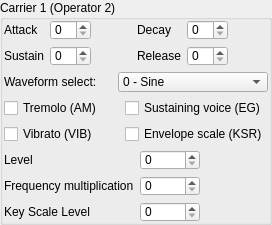
              <widget class="QGroupBox" name="carrier1">
               <property name="sizePolicy">
                <sizepolicy hsizetype="Preferred" vsizetype="Maximum">
                 <horstretch>0</horstretch>
                 <verstretch>0</verstretch>
                </sizepolicy>
               </property>
               <property name="title">
                <string>Carrier 1 (Operator 2)</string>
               </property>
               <layout class="QVBoxLayout" name="verticalLayout">
                <property name="leftMargin">
                 <number>1</number>
                </property>
                <property name="topMargin">
                 <number>0</number>
                </property>
                <property name="rightMargin">
                 <number>1</number>
                </property>
                <property name="bottomMargin">
                 <number>0</number>
                </property>
                <item>
                 <layout class="QGridLayout" name="gridLayout">
                  <item row="0" column="0">
                   <widget class="QLabel" name="label">
                    <property name="toolTip">
                     <string>&lt;html&gt;&lt;head/&gt;&lt;body&gt;&lt;p&gt;&lt;span style=&quot; font-weight:600;&quot;&gt;Attack Rate.&lt;/span&gt;&lt;/p&gt;&lt;p&gt;Determines the rising time for the sound. The higher the value, the faster the attack.&lt;/p&gt;&lt;p&gt;Range from 0 to 15.&lt;/p&gt;&lt;/body&gt;&lt;/html&gt;</string>
                    </property>
                    <property name="text">
                     <string>Attack</string>
                    </property>
                   </widget>
                  </item>
                  <item row="0" column="1">
                   <widget class="QSpinBox" name="op2_attack">
                    <property name="maximumSize">
                     <size>
                      <width>60</width>
                      <height>20</height>
                     </size>
                    </property>
                    <property name="toolTip">
                     <string>&lt;html&gt;&lt;head/&gt;&lt;body&gt;&lt;p&gt;&lt;span style=&quot; font-weight:600;&quot;&gt;Attack Rate.&lt;/span&gt;&lt;/p&gt;&lt;p&gt;Determines the rising time for the sound. The higher the value, the faster the attack.&lt;/p&gt;&lt;p&gt;Range from 0 to 15.&lt;/p&gt;&lt;/body&gt;&lt;/html&gt;</string>
                    </property>
                    <property name="maximum">
                     <number>15</number>
                    </property>
                   </widget>
                  </item>
                  <item row="0" column="3">
                   <widget class="QLabel" name="label_2">
                    <property name="toolTip">
                     <string>&lt;html&gt;&lt;head/&gt;&lt;body&gt;&lt;p&gt;&lt;span style=&quot; font-weight:600;&quot;&gt;Decay Rate.&lt;/span&gt;&lt;/p&gt;&lt;p&gt;Determines the diminishing time for the sound. The higher the value, the shorter the decay.&lt;/p&gt;&lt;p&gt;Range from 0 to 15.&lt;/p&gt;&lt;/body&gt;&lt;/html&gt;</string>
                    </property>
                    <property name="text">
                     <string>Decay</string>
                    </property>
                   </widget>
                  </item>
                  <item row="0" column="4">
                   <widget class="QSpinBox" name="op2_decay">
                    <property name="maximumSize">
                     <size>
                      <width>60</width>
                      <height>20</height>
                     </size>
                    </property>
                    <property name="toolTip">
                     <string>&lt;html&gt;&lt;head/&gt;&lt;body&gt;&lt;p&gt;&lt;span style=&quot; font-weight:600;&quot;&gt;Decay Rate.&lt;/span&gt;&lt;/p&gt;&lt;p&gt;Determines the diminishing time for the sound. The higher the value, the shorter the decay.&lt;/p&gt;&lt;p&gt;Range from 0 to 15.&lt;/p&gt;&lt;/body&gt;&lt;/html&gt;</string>
                    </property>
                    <property name="maximum">
                     <number>15</number>
                    </property>
                   </widget>
                  </item>
                  <item row="1" column="0">
                   <widget class="QLabel" name="label_3">
                    <property name="toolTip">
                     <string>&lt;html&gt;&lt;head/&gt;&lt;body&gt;&lt;p&gt;&lt;span style=&quot; font-weight:600;&quot;&gt;Sustain Level.&lt;/span&gt;&lt;/p&gt;&lt;p&gt;Determines the point at which the sound ceases to decay and changes to a sound having a constant level. The sustain level is expressed as a fraction of the maximum level. 0 is the softest and 15 is the loudest sustain level. Note that has Sustain flag must be set for this to have an effect.&lt;/p&gt;&lt;/body&gt;&lt;/html&gt;</string>
                    </property>
                    <property name="text">
                     <string>Sustain</string>
                    </property>
                   </widget>
                  </item>
                  <item row="1" column="1">
                   <widget class="QSpinBox" name="op2_sustain">
                    <property name="maximumSize">
                     <size>
                      <width>60</width>
                      <height>20</height>
                     </size>
                    </property>
                    <property name="toolTip">
                     <string>&lt;html&gt;&lt;head/&gt;&lt;body&gt;&lt;p&gt;&lt;span style=&quot; font-weight:600;&quot;&gt;Sustain Level.&lt;/span&gt;&lt;/p&gt;&lt;p&gt;Determines the point at which the sound ceases to decay and changes to a sound having a constant level. The sustain level is expressed as a fraction of the maximum level. 0 is the softest and 15 is the loudest sustain level. Note that has Sustain flag must be set for this to have an effect.&lt;/p&gt;&lt;/body&gt;&lt;/html&gt;</string>
                    </property>
                    <property name="maximum">
                     <number>15</number>
                    </property>
                   </widget>
                  </item>
                  <item row="1" column="3">
                   <widget class="QLabel" name="label_4">
                    <property name="toolTip">
                     <string>&lt;html&gt;&lt;head/&gt;&lt;body&gt;&lt;p&gt;&lt;span style=&quot; font-weight:600;&quot;&gt;Release Rate.&lt;/span&gt;&lt;/p&gt;&lt;p&gt;Determines the rate at which the sound disappears after KEY-OFF. The higher the value, the shorter the release.&lt;/p&gt;&lt;/body&gt;&lt;/html&gt;</string>
                    </property>
                    <property name="text">
                     <string>Release</string>
                    </property>
                   </widget>
                  </item>
                  <item row="1" column="4">
                   <widget class="QSpinBox" name="op2_release">
                    <property name="maximumSize">
                     <size>
                      <width>60</width>
                      <height>20</height>
                     </size>
                    </property>
                    <property name="toolTip">
                     <string>&lt;html&gt;&lt;head/&gt;&lt;body&gt;&lt;p&gt;&lt;span style=&quot; font-weight:600;&quot;&gt;Release Rate.&lt;/span&gt;&lt;/p&gt;&lt;p&gt;Determines the rate at which the sound disappears after KEY-OFF. The higher the value, the shorter the release.&lt;/p&gt;&lt;/body&gt;&lt;/html&gt;</string>
                    </property>
                    <property name="maximum">
                     <number>15</number>
                    </property>
                   </widget>
                  </item>
                  <item row="0" column="5" rowspan="2">
                   <spacer name="horizontalSpacer_2">
                    <property name="orientation">
                     <enum>Qt::Horizontal</enum>
                    </property>
                    <property name="sizeHint" stdset="0">
                     <size>
                      <width>40</width>
                      <height>20</height>
                     </size>
                    </property>
                   </spacer>
                  </item>
                  <item row="0" column="2" rowspan="2">
                   <spacer name="horizontalSpacer_6">
                    <property name="orientation">
                     <enum>Qt::Horizontal</enum>
                    </property>
                    <property name="sizeHint" stdset="0">
                     <size>
                      <width>40</width>
                      <height>20</height>
                     </size>
                    </property>
                   </spacer>
                  </item>
                 </layout>
                </item>
                <item>
                 <layout class="QHBoxLayout" name="horizontalLayout_4">
                  <item>
                   <widget class="QLabel" name="label_5">
                    <property name="toolTip">
                     <string>&lt;html&gt;&lt;head/&gt;&lt;body&gt;&lt;p&gt;&lt;span style=&quot; font-size:medium; font-weight:600;&quot;&gt;Waveform Select&lt;/span&gt;&lt;/p&gt;&lt;p&gt;&lt;span style=&quot; font-size:medium;&quot;&gt;Wave which will be generated by operator.&lt;/span&gt;&lt;/p&gt;&lt;p&gt;&lt;span style=&quot; font-size:medium; text-decoration: underline;&quot;&gt;(waveforms from 4 to 7 not supported on OPL2)&lt;/span&gt;&lt;/p&gt;&lt;table border=&quot;0&quot; style=&quot; margin-top:0px; margin-bottom:0px; margin-left:0px; margin-right:0px;&quot; cellspacing=&quot;2&quot; cellpadding=&quot;0&quot;&gt;&lt;tr&gt;&lt;td style=&quot; vertical-align:middle; padding-left:5; padding-right:5; padding-top:5; padding-bottom:5;&quot;&gt;&lt;p&gt;&lt;img src=&quot;:/waves/wave0.png&quot; style=&quot;vertical-align: middle;&quot;/&gt;&lt;/p&gt;&lt;/td&gt;&lt;td style=&quot; vertical-align:middle; padding-left:5; padding-right:5; padding-top:5; padding-bottom:5;&quot;&gt;&lt;p&gt;0 - Sine wave&lt;/p&gt;&lt;/td&gt;&lt;/tr&gt;&lt;tr&gt;&lt;td style=&quot; vertical-align:middle; padding-left:5; padding-right:5; padding-top:5; padding-bottom:5;&quot;&gt;&lt;p&gt;&lt;img src=&quot;:/waves/wave1.png&quot; style=&quot;vertical-align: middle;&quot;/&gt;&lt;/p&gt;&lt;/td&gt;&lt;td style=&quot; vertical-align:middle; padding-left:5; padding-right:5; padding-top:5; padding-bottom:5;&quot;&gt;&lt;p&gt;1 - Half-Sine&lt;/p&gt;&lt;/td&gt;&lt;/tr&gt;&lt;tr&gt;&lt;td style=&quot; vertical-align:middle; padding-left:5; padding-right:5; padding-top:5; padding-bottom:5;&quot;&gt;&lt;p&gt;&lt;img src=&quot;:/waves/wave2.png&quot; style=&quot;vertical-align: middle;&quot;/&gt;&lt;/p&gt;&lt;/td&gt;&lt;td style=&quot; vertical-align:middle; padding-left:5; padding-right:5; padding-top:5; padding-bottom:5;&quot;&gt;&lt;p&gt;2 - Abs-Sine&lt;/p&gt;&lt;/td&gt;&lt;/tr&gt;&lt;tr&gt;&lt;td style=&quot; vertical-align:middle; padding-left:5; padding-right:5; padding-top:5; padding-bottom:5;&quot;&gt;&lt;p&gt;&lt;img src=&quot;:/waves/wave3.png&quot; style=&quot;vertical-align: middle;&quot;/&gt;&lt;/p&gt;&lt;/td&gt;&lt;td style=&quot; vertical-align:middle; padding-left:5; padding-right:5; padding-top:5; padding-bottom:5;&quot;&gt;&lt;p&gt;3 - Pulse-Sine&lt;/p&gt;&lt;/td&gt;&lt;/tr&gt;&lt;tr&gt;&lt;td style=&quot; vertical-align:middle; padding-left:5; padding-right:5; padding-top:5; padding-bottom:5;&quot;&gt;&lt;p&gt;&lt;img src=&quot;:/waves/wave4.png&quot; style=&quot;vertical-align: middle;&quot;/&gt;&lt;/p&gt;&lt;/td&gt;&lt;td style=&quot; vertical-align:middle; padding-left:5; padding-right:5; padding-top:5; padding-bottom:5;&quot;&gt;&lt;p&gt;4 - Sine - even periods only&lt;/p&gt;&lt;/td&gt;&lt;/tr&gt;&lt;tr&gt;&lt;td style=&quot; vertical-align:middle; padding-left:5; padding-right:5; padding-top:5; padding-bottom:5;&quot;&gt;&lt;p&gt;&lt;img src=&quot;:/waves/wave5.png&quot; style=&quot;vertical-align: middle;&quot;/&gt;&lt;/p&gt;&lt;/td&gt;&lt;td style=&quot; vertical-align:middle; padding-left:5; padding-right:5; padding-top:5; padding-bottom:5;&quot;&gt;&lt;p&gt;5 - Abs-Sine - even periods only&lt;/p&gt;&lt;/td&gt;&lt;/tr&gt;&lt;tr&gt;&lt;td style=&quot; vertical-align:middle; padding-left:5; padding-right:5; padding-top:5; padding-bottom:5;&quot;&gt;&lt;p&gt;&lt;img src=&quot;:/waves/wave6.png&quot; style=&quot;vertical-align: middle;&quot;/&gt;&lt;/p&gt;&lt;/td&gt;&lt;td style=&quot; vertical-align:middle; padding-left:5; padding-right:5; padding-top:5; padding-bottom:5;&quot;&gt;&lt;p&gt;6 - Square&lt;/p&gt;&lt;/td&gt;&lt;/tr&gt;&lt;tr&gt;&lt;td style=&quot; vertical-align:middle; padding-left:5; padding-right:5; padding-top:5; padding-bottom:5;&quot;&gt;&lt;p&gt;&lt;img src=&quot;:/waves/wave7.png&quot; style=&quot;vertical-align: middle;&quot;/&gt;&lt;/p&gt;&lt;/td&gt;&lt;td style=&quot; vertical-align:middle; padding-left:5; padding-right:5; padding-top:5; padding-bottom:5;&quot;&gt;&lt;p&gt;7 - Derived Square&lt;/p&gt;&lt;/td&gt;&lt;/tr&gt;&lt;/table&gt;&lt;/body&gt;&lt;/html&gt;</string>
                    </property>
                    <property name="text">
                     <string>Waveform select:</string>
                    </property>
                   </widget>
                  </item>
                  <item>
                   <widget class="QComboBox" name="op2_waveform">
                    <property name="minimumSize">
                     <size>
                      <width>0</width>
                      <height>20</height>
                     </size>
                    </property>
                    <property name="maximumSize">
                     <size>
                      <width>150</width>
                      <height>20</height>
                     </size>
                    </property>
                    <property name="toolTip">
                     <string>&lt;html&gt;&lt;head/&gt;&lt;body&gt;&lt;p&gt;&lt;span style=&quot; font-size:medium; font-weight:600;&quot;&gt;Waveform Select&lt;/span&gt;&lt;/p&gt;&lt;p&gt;&lt;span style=&quot; font-size:medium;&quot;&gt;Wave which will be generated by operator.&lt;/span&gt;&lt;/p&gt;&lt;p&gt;&lt;span style=&quot; font-size:medium; text-decoration: underline;&quot;&gt;(waveforms from 4 to 7 not supported on OPL2)&lt;/span&gt;&lt;/p&gt;&lt;table border=&quot;0&quot; style=&quot; margin-top:0px; margin-bottom:0px; margin-left:0px; margin-right:0px;&quot; cellspacing=&quot;2&quot; cellpadding=&quot;0&quot;&gt;&lt;tr&gt;&lt;td style=&quot; vertical-align:middle; padding-left:5; padding-right:5; padding-top:5; padding-bottom:5;&quot;&gt;&lt;p&gt;&lt;img src=&quot;:/waves/wave0.png&quot; style=&quot;vertical-align: middle;&quot;/&gt;&lt;/p&gt;&lt;/td&gt;&lt;td style=&quot; vertical-align:middle; padding-left:5; padding-right:5; padding-top:5; padding-bottom:5;&quot;&gt;&lt;p&gt;0 - Sine wave&lt;/p&gt;&lt;/td&gt;&lt;/tr&gt;&lt;tr&gt;&lt;td style=&quot; vertical-align:middle; padding-left:5; padding-right:5; padding-top:5; padding-bottom:5;&quot;&gt;&lt;p&gt;&lt;img src=&quot;:/waves/wave1.png&quot; style=&quot;vertical-align: middle;&quot;/&gt;&lt;/p&gt;&lt;/td&gt;&lt;td style=&quot; vertical-align:middle; padding-left:5; padding-right:5; padding-top:5; padding-bottom:5;&quot;&gt;&lt;p&gt;1 - Half-Sine&lt;/p&gt;&lt;/td&gt;&lt;/tr&gt;&lt;tr&gt;&lt;td style=&quot; vertical-align:middle; padding-left:5; padding-right:5; padding-top:5; padding-bottom:5;&quot;&gt;&lt;p&gt;&lt;img src=&quot;:/waves/wave2.png&quot; style=&quot;vertical-align: middle;&quot;/&gt;&lt;/p&gt;&lt;/td&gt;&lt;td style=&quot; vertical-align:middle; padding-left:5; padding-right:5; padding-top:5; padding-bottom:5;&quot;&gt;&lt;p&gt;2 - Abs-Sine&lt;/p&gt;&lt;/td&gt;&lt;/tr&gt;&lt;tr&gt;&lt;td style=&quot; vertical-align:middle; padding-left:5; padding-right:5; padding-top:5; padding-bottom:5;&quot;&gt;&lt;p&gt;&lt;img src=&quot;:/waves/wave3.png&quot; style=&quot;vertical-align: middle;&quot;/&gt;&lt;/p&gt;&lt;/td&gt;&lt;td style=&quot; vertical-align:middle; padding-left:5; padding-right:5; padding-top:5; padding-bottom:5;&quot;&gt;&lt;p&gt;3 - Pulse-Sine&lt;/p&gt;&lt;/td&gt;&lt;/tr&gt;&lt;tr&gt;&lt;td style=&quot; vertical-align:middle; padding-left:5; padding-right:5; padding-top:5; padding-bottom:5;&quot;&gt;&lt;p&gt;&lt;img src=&quot;:/waves/wave4.png&quot; style=&quot;vertical-align: middle;&quot;/&gt;&lt;/p&gt;&lt;/td&gt;&lt;td style=&quot; vertical-align:middle; padding-left:5; padding-right:5; padding-top:5; padding-bottom:5;&quot;&gt;&lt;p&gt;4 - Sine - even periods only&lt;/p&gt;&lt;/td&gt;&lt;/tr&gt;&lt;tr&gt;&lt;td style=&quot; vertical-align:middle; padding-left:5; padding-right:5; padding-top:5; padding-bottom:5;&quot;&gt;&lt;p&gt;&lt;img src=&quot;:/waves/wave5.png&quot; style=&quot;vertical-align: middle;&quot;/&gt;&lt;/p&gt;&lt;/td&gt;&lt;td style=&quot; vertical-align:middle; padding-left:5; padding-right:5; padding-top:5; padding-bottom:5;&quot;&gt;&lt;p&gt;5 - Abs-Sine - even periods only&lt;/p&gt;&lt;/td&gt;&lt;/tr&gt;&lt;tr&gt;&lt;td style=&quot; vertical-align:middle; padding-left:5; padding-right:5; padding-top:5; padding-bottom:5;&quot;&gt;&lt;p&gt;&lt;img src=&quot;:/waves/wave6.png&quot; style=&quot;vertical-align: middle;&quot;/&gt;&lt;/p&gt;&lt;/td&gt;&lt;td style=&quot; vertical-align:middle; padding-left:5; padding-right:5; padding-top:5; padding-bottom:5;&quot;&gt;&lt;p&gt;6 - Square&lt;/p&gt;&lt;/td&gt;&lt;/tr&gt;&lt;tr&gt;&lt;td style=&quot; vertical-align:middle; padding-left:5; padding-right:5; padding-top:5; padding-bottom:5;&quot;&gt;&lt;p&gt;&lt;img src=&quot;:/waves/wave7.png&quot; style=&quot;vertical-align: middle;&quot;/&gt;&lt;/p&gt;&lt;/td&gt;&lt;td style=&quot; vertical-align:middle; padding-left:5; padding-right:5; padding-top:5; padding-bottom:5;&quot;&gt;&lt;p&gt;7 - Derived Square&lt;/p&gt;&lt;/td&gt;&lt;/tr&gt;&lt;/table&gt;&lt;/body&gt;&lt;/html&gt;</string>
                    </property>
                    <item>
                     <property name="text">
                      <string>0 - Sine</string>
                     </property>
                     <property name="icon">
                      <iconset resource="resources/resources.qrc">
                       <normaloff>:/waves/wave0.png</normaloff>:/waves/wave0.png</iconset>
                     </property>
                    </item>
                    <item>
                     <property name="text">
                      <string>1 - Half-Sine</string>
                     </property>
                     <property name="icon">
                      <iconset resource="resources/resources.qrc">
                       <normaloff>:/waves/wave1.png</normaloff>:/waves/wave1.png</iconset>
                     </property>
                    </item>
                    <item>
                     <property name="text">
                      <string>2 - Absolute Sine</string>
                     </property>
                     <property name="icon">
                      <iconset resource="resources/resources.qrc">
                       <normaloff>:/waves/wave2.png</normaloff>:/waves/wave2.png</iconset>
                     </property>
                    </item>
                    <item>
                     <property name="text">
                      <string>3 - Pulse-Sine</string>
                     </property>
                     <property name="icon">
                      <iconset resource="resources/resources.qrc">
                       <normaloff>:/waves/wave3.png</normaloff>:/waves/wave3.png</iconset>
                     </property>
                    </item>
                    <item>
                     <property name="text">
                      <string>4 - Sine - even periods only</string>
                     </property>
                     <property name="icon">
                      <iconset resource="resources/resources.qrc">
                       <normaloff>:/waves/wave4.png</normaloff>:/waves/wave4.png</iconset>
                     </property>
                    </item>
                    <item>
                     <property name="text">
                      <string>5 - Abs-Sine - even periods only</string>
                     </property>
                     <property name="icon">
                      <iconset resource="resources/resources.qrc">
                       <normaloff>:/waves/wave5.png</normaloff>:/waves/wave5.png</iconset>
                     </property>
                    </item>
                    <item>
                     <property name="text">
                      <string>6 - Square</string>
                     </property>
                     <property name="icon">
                      <iconset resource="resources/resources.qrc">
                       <normaloff>:/waves/wave6.png</normaloff>:/waves/wave6.png</iconset>
                     </property>
                    </item>
                    <item>
                     <property name="text">
                      <string>7 - Derived Square</string>
                     </property>
                     <property name="icon">
                      <iconset resource="resources/resources.qrc">
                       <normaloff>:/waves/wave7.png</normaloff>:/waves/wave7.png</iconset>
                     </property>
                    </item>
                   </widget>
                  </item>
                 </layout>
                </item>
                <item>
                 <layout class="QGridLayout" name="gridLayout_7">
                  <item row="0" column="0">
                   <widget class="QCheckBox" name="op2_am">
                    <property name="maximumSize">
                     <size>
                      <width>16777215</width>
                      <height>20</height>
                     </size>
                    </property>
                    <property name="toolTip">
                     <string>&lt;html&gt;&lt;head/&gt;&lt;body&gt;&lt;p&gt;&lt;span style=&quot; font-weight:600;&quot;&gt;Tremolo&lt;/span&gt;&lt;/p&gt;&lt;p&gt;Is an Amplitude Vibrato. The repetition rate is 3.7 Hz.&lt;/p&gt;&lt;/body&gt;&lt;/html&gt;</string>
                    </property>
                    <property name="text">
                     <string>Tremolo (AM)</string>
                    </property>
                   </widget>
                  </item>
                  <item row="0" column="1">
                   <widget class="QCheckBox" name="op2_eg">
                    <property name="maximumSize">
                     <size>
                      <width>16777215</width>
                      <height>20</height>
                     </size>
                    </property>
                    <property name="toolTip">
                     <string>&lt;html&gt;&lt;head/&gt;&lt;body&gt;&lt;p&gt;&lt;span style=&quot; font-weight:600;&quot;&gt;Sound Sustaining&lt;/span&gt;&lt;/p&gt;&lt;p&gt;When toggled on, operator's output level will be held at its sustain level until a KEY-OFF is done.&lt;/p&gt;&lt;/body&gt;&lt;/html&gt;</string>
                    </property>
                    <property name="text">
                     <string>Sustaining voice (EG)</string>
                    </property>
                   </widget>
                  </item>
                  <item row="1" column="0">
                   <widget class="QCheckBox" name="op2_vib">
                    <property name="maximumSize">
                     <size>
                      <width>16777215</width>
                      <height>20</height>
                     </size>
                    </property>
                    <property name="toolTip">
                     <string>&lt;html&gt;&lt;head/&gt;&lt;body&gt;&lt;p&gt;&lt;span style=&quot; font-weight:600;&quot;&gt;Vibrato&lt;/span&gt;&lt;/p&gt;&lt;p&gt;Is a Frequency Vibrato. The repetition rate is 6.1 Hz.&lt;/p&gt;&lt;/body&gt;&lt;/html&gt;</string>
                    </property>
                    <property name="text">
                     <string>Vibrato (VIB)</string>
                    </property>
                   </widget>
                  </item>
                  <item row="1" column="1">
                   <widget class="QCheckBox" name="op2_ksr">
                    <property name="maximumSize">
                     <size>
                      <width>16777215</width>
                      <height>20</height>
                     </size>
                    </property>
                    <property name="toolTip">
                     <string>&lt;html&gt;&lt;head/&gt;&lt;body&gt;&lt;p&gt;&lt;span style=&quot; font-weight:600;&quot;&gt;Envelope scaling (KSR)&lt;/span&gt;&lt;/p&gt;&lt;p&gt;When toggled on, higher notes are shorter than lower notes.&lt;/p&gt;&lt;/body&gt;&lt;/html&gt;</string>
                    </property>
                    <property name="text">
                     <string>Envelope scale (KSR)</string>
                    </property>
                   </widget>
                  </item>
                 </layout>
                </item>
                <item>
                 <layout class="QFormLayout" name="formLayout">
                  <item row="0" column="0">
                   <widget class="QLabel" name="label_28">
                    <property name="toolTip">
                     <string>&lt;html&gt;&lt;head/&gt;&lt;body&gt;&lt;p&gt;&lt;span style=&quot; font-weight:600;&quot;&gt;Output Level&lt;/span&gt;&lt;/p&gt;&lt;p&gt;Attenuates the operator output level. &lt;span style=&quot; font-weight:600;&quot;&gt;63&lt;/span&gt; (internally 0) is the loudest, &lt;span style=&quot; font-weight:600;&quot;&gt;0&lt;/span&gt; (internally 0x3F) is the softest. In additive synthesis, varying the output level of any operator varies the volume of its corresponding channel. In FM synthesis, varying the output level of the carrier varies the volume of the channel. Varying the output of the modulator will change the frequency spectrum produced by the carrier.&lt;/p&gt;&lt;/body&gt;&lt;/html&gt;</string>
                    </property>
                    <property name="text">
                     <string>Level</string>
                    </property>
                   </widget>
                  </item>
                  <item row="0" column="1">
                   <widget class="QSpinBox" name="op2_level">
                    <property name="maximumSize">
                     <size>
                      <width>60</width>
                      <height>20</height>
                     </size>
                    </property>
                    <property name="toolTip">
                     <string>&lt;html&gt;&lt;head/&gt;&lt;body&gt;&lt;p&gt;&lt;span style=&quot; font-weight:600;&quot;&gt;Output Level&lt;/span&gt;&lt;/p&gt;&lt;p&gt;Attenuates the operator output level. &lt;span style=&quot; font-weight:600;&quot;&gt;63&lt;/span&gt; (internally 0) is the loudest, &lt;span style=&quot; font-weight:600;&quot;&gt;0&lt;/span&gt; (internally 0x3F) is the softest. In additive synthesis, varying the output level of any operator varies the volume of its corresponding channel. In FM synthesis, varying the output level of the carrier varies the volume of the channel. Varying the output of the modulator will change the frequency spectrum produced by the carrier.&lt;/p&gt;&lt;/body&gt;&lt;/html&gt;</string>
                    </property>
                    <property name="maximum">
                     <number>63</number>
                    </property>
                   </widget>
                  </item>
                  <item row="1" column="0">
                   <widget class="QLabel" name="label_6">
                    <property name="toolTip">
                     <string>&lt;html&gt;&lt;head/&gt;&lt;body&gt;&lt;p&gt;&lt;span style=&quot; font-weight:600;&quot;&gt;Frequency Multiplication Factor (MULTI)&lt;/span&gt;&lt;/p&gt;&lt;p&gt;Operator's frequency is set to F-Number*Factor.&lt;/p&gt;&lt;p&gt;&lt;span style=&quot; text-decoration: underline;&quot;&gt;In simple words, increases operator's frequency to number of octaves.&lt;/span&gt;&lt;br/&gt;&lt;br/&gt;Where F-Number is:&lt;/p&gt;&lt;p&gt;F-Number = Music Frequency * 2^(20-Block) / 49716 Hz&lt;/p&gt;&lt;p&gt;Where Block is a Block Number. Roughly determines the octave.&lt;/p&gt;&lt;/body&gt;&lt;/html&gt;</string>
                    </property>
                    <property name="text">
                     <string>Frequency multiplication</string>
                    </property>
                   </widget>
                  </item>
                  <item row="1" column="1">
                   <widget class="QSpinBox" name="op2_freqmult">
                    <property name="maximumSize">
                     <size>
                      <width>60</width>
                      <height>20</height>
                     </size>
                    </property>
                    <property name="toolTip">
                     <string>&lt;html&gt;&lt;head/&gt;&lt;body&gt;&lt;p&gt;&lt;span style=&quot; font-weight:600;&quot;&gt;Frequency Multiplication Factor (MULTI)&lt;/span&gt;&lt;/p&gt;&lt;p&gt;Operator's frequency is set to F-Number*Factor.&lt;/p&gt;&lt;p&gt;&lt;span style=&quot; text-decoration: underline;&quot;&gt;In simple words, increases operator's frequency to number of octaves.&lt;/span&gt;&lt;br/&gt;&lt;br/&gt;Where F-Number is:&lt;/p&gt;&lt;p&gt;F-Number = Music Frequency * 2^(20-Block) / 49716 Hz&lt;/p&gt;&lt;p&gt;Where Block is a Block Number. Roughly determines the octave.&lt;/p&gt;&lt;/body&gt;&lt;/html&gt;</string>
                    </property>
                    <property name="maximum">
                     <number>15</number>
                    </property>
                   </widget>
                  </item>
                  <item row="2" column="0">
                   <widget class="QLabel" name="label_32">
                    <property name="toolTip">
                     <string>&lt;html&gt;&lt;head/&gt;&lt;body&gt;&lt;p&gt;&lt;span style=&quot; font-weight:600;&quot;&gt;Key Scale Level.&lt;/span&gt;&lt;/p&gt;&lt;p&gt;Attenuates output level towards higher pitch&lt;br/&gt;&lt;/p&gt;&lt;table border=&quot;1&quot; style=&quot; margin-top:0px; margin-bottom:0px; margin-left:0px; margin-right:0px;&quot; cellspacing=&quot;0&quot; cellpadding=&quot;0&quot;&gt;&lt;tr&gt;&lt;td&gt;&lt;p align=&quot;center&quot;&gt;&lt;span style=&quot; font-weight:600;&quot;&gt;KSL&lt;/span&gt;&lt;/p&gt;&lt;/td&gt;&lt;td&gt;&lt;p align=&quot;center&quot;&gt;&lt;span style=&quot; font-weight:600;&quot;&gt;Attenuation&lt;/span&gt;&lt;/p&gt;&lt;/td&gt;&lt;/tr&gt;&lt;tr&gt;&lt;td&gt;&lt;p&gt;0&lt;/p&gt;&lt;/td&gt;&lt;td&gt;&lt;p&gt;-&lt;/p&gt;&lt;/td&gt;&lt;/tr&gt;&lt;tr&gt;&lt;td&gt;&lt;p&gt;1&lt;/p&gt;&lt;/td&gt;&lt;td&gt;&lt;p&gt;1.5 dB/oct&lt;/p&gt;&lt;/td&gt;&lt;/tr&gt;&lt;tr&gt;&lt;td&gt;&lt;p&gt;2&lt;/p&gt;&lt;/td&gt;&lt;td&gt;&lt;p&gt;3.0 dB/oct &lt;/p&gt;&lt;/td&gt;&lt;/tr&gt;&lt;tr&gt;&lt;td&gt;&lt;p&gt;3&lt;/p&gt;&lt;/td&gt;&lt;td&gt;&lt;p&gt;6.0 dB/oct &lt;/p&gt;&lt;/td&gt;&lt;/tr&gt;&lt;/table&gt;&lt;/body&gt;&lt;/html&gt;</string>
                    </property>
                    <property name="text">
                     <string>Key Scale Level</string>
                    </property>
                   </widget>
                  </item>
                  <item row="2" column="1">
                   <widget class="QSpinBox" name="op2_ksl">
                    <property name="maximumSize">
                     <size>
                      <width>60</width>
                      <height>20</height>
                     </size>
                    </property>
                    <property name="toolTip">
                     <string>&lt;html&gt;&lt;head/&gt;&lt;body&gt;&lt;p&gt;&lt;span style=&quot; font-weight:600;&quot;&gt;Key Scale Level.&lt;/span&gt;&lt;/p&gt;&lt;p&gt;Attenuates output level towards higher pitch&lt;br/&gt;&lt;/p&gt;&lt;table border=&quot;1&quot; style=&quot; margin-top:0px; margin-bottom:0px; margin-left:0px; margin-right:0px;&quot; cellspacing=&quot;0&quot; cellpadding=&quot;0&quot;&gt;&lt;tr&gt;&lt;td&gt;&lt;p align=&quot;center&quot;&gt;&lt;span style=&quot; font-weight:600;&quot;&gt;KSL&lt;/span&gt;&lt;/p&gt;&lt;/td&gt;&lt;td&gt;&lt;p align=&quot;center&quot;&gt;&lt;span style=&quot; font-weight:600;&quot;&gt;Attenuation&lt;/span&gt;&lt;/p&gt;&lt;/td&gt;&lt;/tr&gt;&lt;tr&gt;&lt;td&gt;&lt;p&gt;0&lt;/p&gt;&lt;/td&gt;&lt;td&gt;&lt;p&gt;-&lt;/p&gt;&lt;/td&gt;&lt;/tr&gt;&lt;tr&gt;&lt;td&gt;&lt;p&gt;1&lt;/p&gt;&lt;/td&gt;&lt;td&gt;&lt;p&gt;1.5 dB/oct&lt;/p&gt;&lt;/td&gt;&lt;/tr&gt;&lt;tr&gt;&lt;td&gt;&lt;p&gt;2&lt;/p&gt;&lt;/td&gt;&lt;td&gt;&lt;p&gt;3.0 dB/oct &lt;/p&gt;&lt;/td&gt;&lt;/tr&gt;&lt;tr&gt;&lt;td&gt;&lt;p&gt;3&lt;/p&gt;&lt;/td&gt;&lt;td&gt;&lt;p&gt;6.0 dB/oct &lt;/p&gt;&lt;/td&gt;&lt;/tr&gt;&lt;/table&gt;&lt;/body&gt;&lt;/html&gt;</string>
                    </property>
                    <property name="maximum">
                     <number>3</number>
                    </property>
                   </widget>
                  </item>
                 </layout>
                </item>
               </layout>
              </widget>
